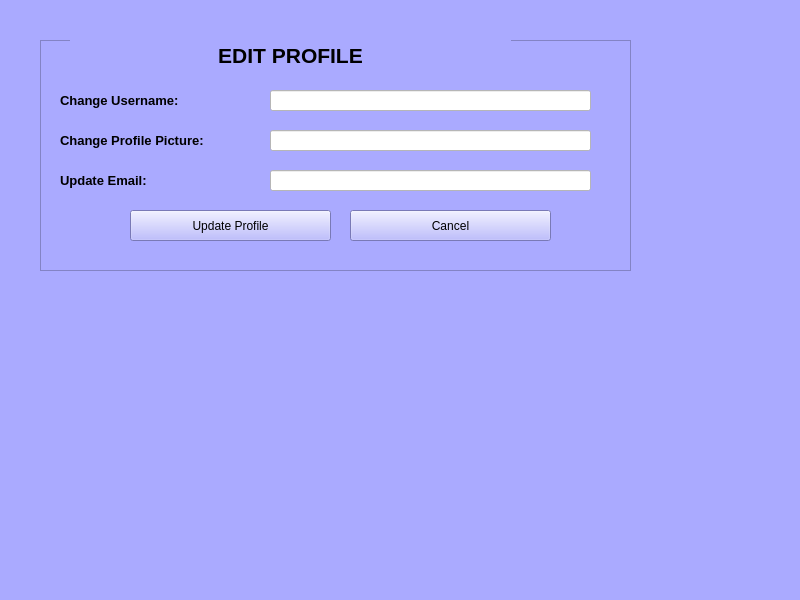
<?xml version="1.0" encoding="UTF-8"?>
<ui version="4.0">
 <class>MainWindow</class>
 <widget class="QMainWindow" name="MainWindow">
  <property name="geometry">
   <rect>
    <x>0</x>
    <y>0</y>
    <width>800</width>
    <height>600</height>
   </rect>
  </property>
  <property name="windowTitle">
   <string>MainWindow</string>
  </property>
  <property name="styleSheet">
   <string notr="true">background-color: rgb(170, 170, 255); color: rgb(0, 0, 0);</string>
  </property>
  <widget class="QWidget" name="centralwidget">
   <property name="styleSheet">
    <string notr="true">color: rgb(0, 0, 0);</string>
   </property>
   <widget class="QFrame" name="frame">
    <property name="geometry">
     <rect>
      <x>40</x>
      <y>40</y>
      <width>591</width>
      <height>231</height>
     </rect>
    </property>
    <property name="frameShape">
     <enum>QFrame::StyledPanel</enum>
    </property>
    <property name="frameShadow">
     <enum>QFrame::Raised</enum>
    </property>
    <property name="styleSheet">
     <string notr="true">color: rgb(0, 0, 0);</string>
    </property>
    <widget class="QLabel" name="label">
     <property name="geometry">
      <rect>
       <x>20</x>
       <y>40</y>
       <width>171</width>
       <height>41</height>
      </rect>
     </property>
     <property name="text">
      <string>&lt;html&gt;&lt;head/&gt;&lt;body&gt;&lt;p&gt;&lt;span style=&quot; font-size:10pt; font-weight:600;&quot;&gt;Change Username:&lt;/span&gt;&lt;/p&gt;&lt;/body&gt;&lt;/html&gt;</string>
     </property>
     <property name="styleSheet">
      <string notr="true">color: rgb(0, 0, 0);</string>
     </property>
    </widget>
    <widget class="QLineEdit" name="lineEdit">
     <property name="geometry">
      <rect>
       <x>230</x>
       <y>50</y>
       <width>321</width>
       <height>21</height>
      </rect>
     </property>
     <property name="styleSheet">
      <string notr="true">background-color: rgb(255, 255, 255); color: rgb(0, 0, 0);</string>
     </property>
     <property name="text">
      <string/>
     </property>
    </widget>
    <widget class="QLabel" name="label_2">
     <property name="geometry">
      <rect>
       <x>20</x>
       <y>80</y>
       <width>211</width>
       <height>41</height>
      </rect>
     </property>
     <property name="text">
      <string>&lt;html&gt;&lt;head/&gt;&lt;body&gt;&lt;p&gt;&lt;span style=&quot; font-size:10pt; font-weight:600;&quot;&gt;Change Profile Picture:&lt;/span&gt;&lt;/p&gt;&lt;/body&gt;&lt;/html&gt;</string>
     </property>
     <property name="styleSheet">
      <string notr="true">color: rgb(0, 0, 0);</string>
     </property>
    </widget>
    <widget class="QLineEdit" name="lineEdit_2">
     <property name="geometry">
      <rect>
       <x>230</x>
       <y>90</y>
       <width>321</width>
       <height>21</height>
      </rect>
     </property>
     <property name="styleSheet">
      <string notr="true">background-color: rgb(255, 255, 255); color: rgb(0, 0, 0);</string>
     </property>
     <property name="text">
      <string/>
     </property>
    </widget>
    <widget class="QLabel" name="label_3">
     <property name="geometry">
      <rect>
       <x>20</x>
       <y>120</y>
       <width>181</width>
       <height>41</height>
      </rect>
     </property>
     <property name="text">
      <string>&lt;html&gt;&lt;head/&gt;&lt;body&gt;&lt;p&gt;&lt;span style=&quot; font-size:10pt; font-weight:600;&quot;&gt;Update Email:&lt;/span&gt;&lt;/p&gt;&lt;/body&gt;&lt;/html&gt;</string>
     </property>
     <property name="styleSheet">
      <string notr="true">color: rgb(0, 0, 0);</string>
     </property>
    </widget>
    <widget class="QLineEdit" name="lineEdit_3">
     <property name="geometry">
      <rect>
       <x>230</x>
       <y>130</y>
       <width>321</width>
       <height>21</height>
      </rect>
     </property>
     <property name="styleSheet">
      <string notr="true">background-color: rgb(255, 255, 255); color: rgb(0, 0, 0);</string>
     </property>
     <property name="text">
      <string/>
     </property>
    </widget>
    <widget class="QPushButton" name="pushButton">
     <property name="geometry">
      <rect>
       <x>90</x>
       <y>170</y>
       <width>201</width>
       <height>31</height>
      </rect>
     </property>
     <property name="text">
      <string>Update Profile</string>
     </property>
     <property name="styleSheet">
      <string notr="true">color: rgb(0, 0, 0);</string>
     </property>
    </widget>
    <widget class="QPushButton" name="pushButton_2">
     <property name="geometry">
      <rect>
       <x>310</x>
       <y>170</y>
       <width>201</width>
       <height>31</height>
      </rect>
     </property>
     <property name="text">
      <string>Cancel</string>
     </property>
     <property name="styleSheet">
      <string notr="true">color: rgb(0, 0, 0);</string>
     </property>
    </widget>
    <widget class="QLabel" name="label_4">
     <property name="geometry">
      <rect>
       <x>30</x>
       <y>-10</y>
       <width>441</width>
       <height>51</height>
      </rect>
     </property>
     <property name="text">
      <string>&lt;html&gt;&lt;head/&gt;&lt;body&gt;&lt;p align=&quot;center&quot;&gt;&lt;span style=&quot; font-size:16pt; font-weight:600;&quot;&gt;EDIT PROFILE&lt;/span&gt;&lt;/p&gt;&lt;/body&gt;&lt;/html&gt;</string>
     </property>
     <property name="styleSheet">
      <string notr="true">color: rgb(0, 0, 0);</string>
     </property>
    </widget>
   </widget>
  </widget>
  <widget class="QStatusBar" name="statusbar"/>
 </widget>
 <resources/>
 <connections/>
</ui>
